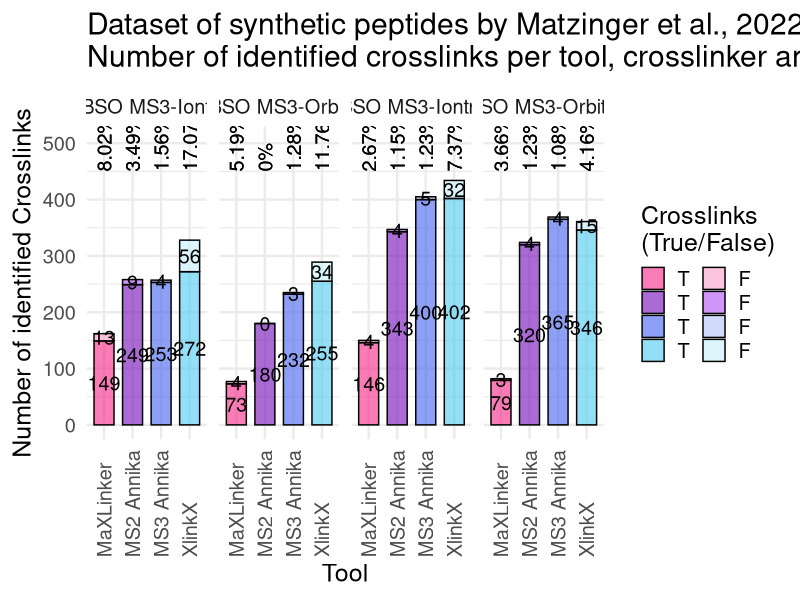

Generate this figure with R:
library(tidyverse)
library(readxl)

data <- read_xlsx("results_summary.xlsx")

df <- pivot_longer(data[,c("Tool", "Dataset", "True Crosslinks", "False Crosslinks", "True FDR")], 
                   -c("Tool", "Dataset", "True FDR"), names_to = "variable", values_to = "value") %>% 
      mutate(variable_coloring = paste(Tool, variable, sep = " ")) %>% 
      mutate(variable_coloring_fct = factor(variable_coloring, levels = c(
        "MaXLinker True Crosslinks", "MS2 Annika True Crosslinks", "MS3 Annika True Crosslinks", "XlinkX True Crosslinks",
        "MaXLinker False Crosslinks", "MS2 Annika False Crosslinks", "MS3 Annika False Crosslinks", "XlinkX False Crosslinks"
      )))


ggplot(df, aes(x=Tool, y=value, fill=variable_coloring_fct)) +
  geom_bar(stat="identity", color="black", width = 0.7, position = position_stack(reverse = T)) +
  ggtitle("Dataset of synthetic peptides by Matzinger et al., 2022:\nNumber of identified crosslinks per tool, crosslinker and mass analyzer (1% FDR)") +
  scale_fill_manual(values = alpha(c("#F72585", "#7209B7", "#4361EE", "#4CC9F0",
                                     "#FB9DC7", "#B450F7", "#B4C1F8", "#C6EEFA"), 0.6),
                    labels = c(rep("T", 4), rep("F", 4))) +
  facet_grid(~ `Dataset`) +
  xlab("Tool") +
  ylab("Number of identified Crosslinks") +
  ylim(c(0, 505)) +
  labs(fill="Crosslinks\n(True/False)") +
  geom_text(aes(label=value), size=5.0, position = position_stack(vjust = 0.5, reverse = T)) +
  geom_text(aes(y = 450, label = paste0(round(`True FDR`, 2), "%")), size=5.0, angle = 90, hjust = 0) +
  theme_minimal(base_size = 18) +
  theme(axis.text.x = element_text(angle = 90, hjust = 0, vjust = 0.5)) +
  guides(fill = guide_legend(ncol = 2, label.position = "right"))
